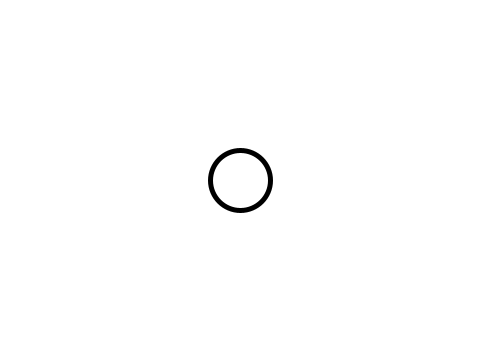
Frame 1 (no input)
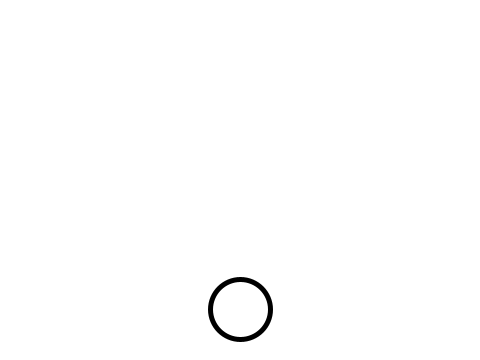
Frame 60 (the mouse pressed at the canvas centre just before this capture)
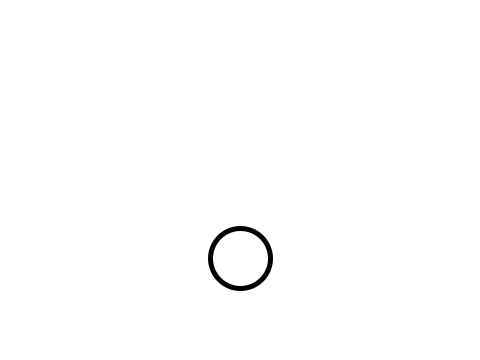
Frame 120 (the mouse held since frame 60 and released just before this capture)

The Processing sketch that drew these frames (run headless with seeded random() and noise(); from frame 60 on, the mouse is pressed at the canvas centre):

// Processing sketch: myTowerOfPisaExperiment
// ── myTowerOfPisaExperiment.pde
  //myTowerOfPisaExperiment
  class Ball {
      PVector location;
      PVector velocity;
      PVector acceleration;
      
      float mass;
      float massEarth = 30000;
      float distanceToEarth = 10000;
  
      Ball(float _mass) {
          mass = _mass;
          location = new PVector(width / 2, height / 2);
          velocity = new PVector(0, 0);
          acceleration = new PVector(0, 0.1);
      }
  
      void move() {
          velocity.add(acceleration);
          location.add(velocity);
  
          //오른쪽 벽에 닿이면
          if (location.x > width - mass) {
              velocity.x = - velocity.x;
          }
          //왼쪽 벽에 닿이면
          else if (location.x < 0 + mass) {
              velocity.x = - velocity.x;
          }
          //아래쪽 바닥에 닿이면
          if (location.y > height - mass) {
              location.y = height - mass;
              velocity.y = - 0.8 * velocity.y;
          }
          //위쪽 천장에 닿이면
          else if (location.y < 0 + mass) {
              location.y = mass;
              velocity.y = - 0.8 * velocity.y;
          }
      }
  
      void display() {
          strokeWeight(5);
          ellipseMode(RADIUS);
          ellipse(location.x, location.y, mass, mass);
          println("acceleration:" + acceleration.x + ", " + acceleration.y);
      }
  }
  
  Ball ball;
  void setup() {
      size(480, 360);
      smooth();
      background(255);
      ball = new Ball(30);
  }
  
  void draw() {
      background(255);
      ball.move();
      ball.display();
  }
